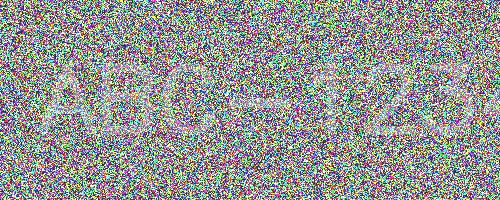
#> input picture noisy_plate.jpg, 500 x 200 px
$ python 04_ocr_reader.py
#> lines starting #> are read from the running program, lines starting #| are printed output that depends on the picture; after the words box and inside, x2 and y2 are one past the last pixel; in counts of white or black regions, pixels touching at a corner belong together
import os
import re

import cv2
import numpy as np

# We will use pytesseract for Optical Character Recognition
try:
    import pytesseract
except ImportError:
    print("Error: 'pytesseract' is not installed. Run: pip install pytesseract")
    print(
        "Note: You also need the Tesseract engine installed on your OS (e.g., sudo apt install tesseract-ocr)"
    )
    exit()

# --- 1. Load the Noisy Image (from File 2) ---
img_path = "noisy_plate.jpg"
if not os.path.exists(img_path):
    print(f"Error: {img_path} not found. Please run 02_enhancement.py first.")
    exit()

img = cv2.imread(img_path)
#> img is the input picture: shape (200, 500, 3); mean B, G, R 147.8, 149.4, 148.1

# --- 2. Simulate Bounding Box Crop (Linking File 3 to File 4) ---
# Imagine our YOLO model from File 3 told us the license plate is at these coordinates:
x1, y1, x2, y2 = 30, 40, 480, 180

# Crop the image using array slicing [y1:y2, x1:x2]
cropped_plate = img[y1:y2, x1:x2]
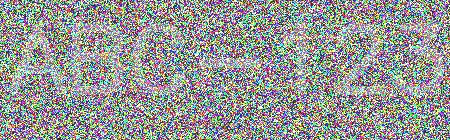
#> cropped_plate: shape (140, 450, 3); mean B, G, R 149.3, 150.8, 149.4

# --- 3. Preprocess for OCR (Applying File 2 knowledge) ---
# OCR engines are easily confused by noise and color.
gray = cv2.cvtColor(cropped_plate, cv2.COLOR_BGR2GRAY)
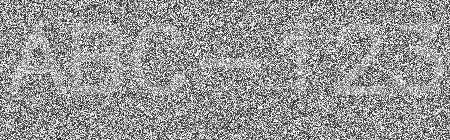
#> gray: shape (140, 450); min 36, max 255, mean 150.2
blurred = cv2.GaussianBlur(gray, (5, 5), 0)
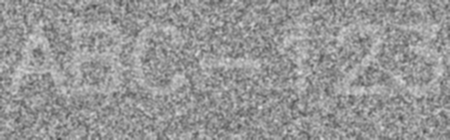
#> blurred: shape (140, 450); min 64, max 224, mean 150.2
# Use thresholding to make text pure white and background pure black
_, binary_plate = cv2.threshold(blurred, 100, 255, cv2.THRESH_BINARY)
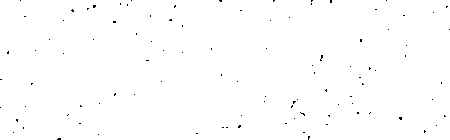
#> binary_plate: shape (140, 450); 99.6% white; black in thin lines or dots

# --- 4. Run OCR ---
print("Running OCR Engine...")
# --psm 8 tells Tesseract to treat the image as a single word/line (good for plates)
#> (the run stopped early here; a loop or call above may not have finished)
